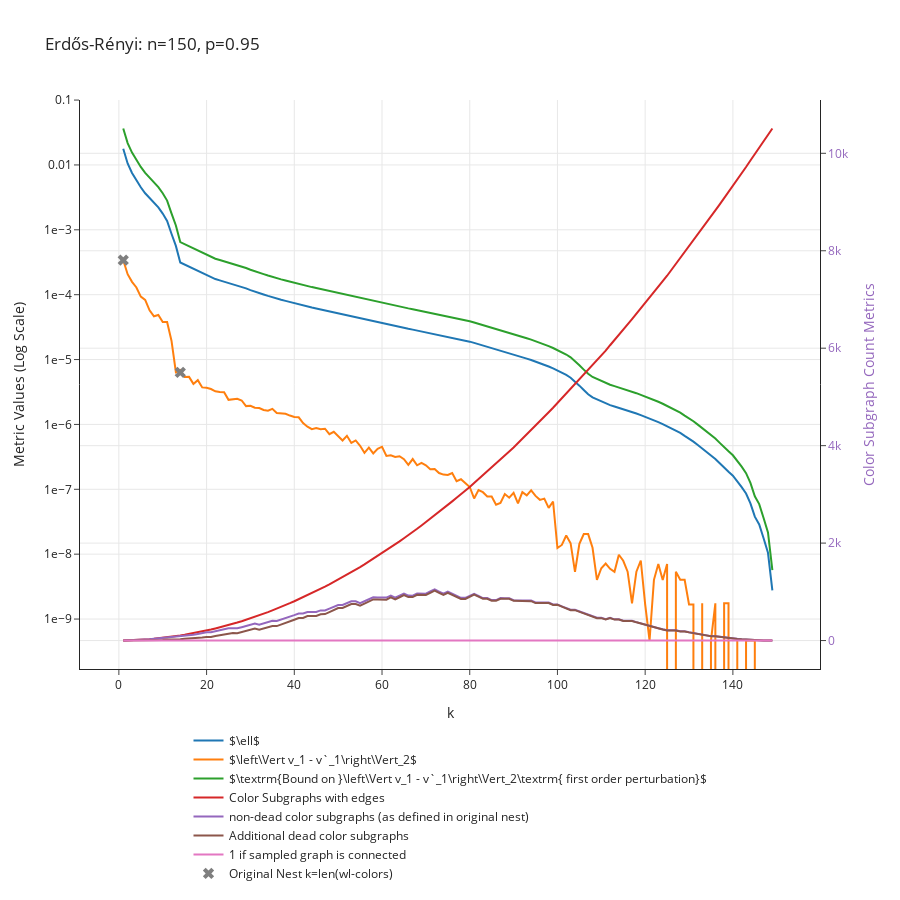

Write notebook code for a chart like this one.
### Code cell
p = 0.95
n = 150
G = nx.erdos_renyi_graph(n, p)
data_dict = get_convergence_data_of_nest(G, min_cluster_size = 1, max_k = 150)
plot_convergence_data(data_dict, f"Erdős-Rényi: n={n}, p={p}")

### Figure 1 — Plotly figure (JSON) as saved in the notebook; plotly's stock layout.template omitted (floating-point values rounded to 4 significant figures; data arrays with more than 128 entries replaced by an {"elided": "..."} marker saying what was removed)
{"data": [{"mode": "lines", "name": "$\\ell$", "type": "scatter", "x": {"elided": "149 int values"}, "y": {"elided": "149 float values"}}, {"mode": "lines", "name": "$\\left\\Vert v_1 - v`_1\\right\\Vert_2$", "type": "scatter", "x": {"elided": "149 int values"}, "y": {"elided": "149 float values"}}, {"mode": "lines", "name": "$\\textrm{Bound on }\\left\\Vert v_1 - v`_1\\right\\Vert_2\\textrm{ first order perturbation}$", "type": "scatter", "x": {"elided": "149 int values"}, "y": {"elided": "149 float values"}}, {"mode": "lines", "name": "Color Subgraphs with edges", "type": "scatter", "x": {"elided": "149 int values"}, "y": {"elided": "149 int values"}, "yaxis": "y2"}, {"mode": "lines", "name": "non-dead color subgraphs (as defined in original nest)", "type": "scatter", "x": {"elided": "149 int values"}, "y": {"elided": "149 int values"}, "yaxis": "y2"}, {"mode": "lines", "name": "Additional dead color subgraphs", "type": "scatter", "x": {"elided": "149 int values"}, "y": {"elided": "149 int values"}, "yaxis": "y2"}, {"mode": "lines", "name": "1 if sampled graph is connected", "type": "scatter", "x": {"elided": "149 int values"}, "y": {"elided": "149 int values"}, "yaxis": "y2"}, {"marker": {"size": 10, "symbol": "x"}, "mode": "markers", "name": "Original Nest k=len(wl-colors)", "type": "scatter", "x": [1, 14, 148, 150], "y": [0.0003404, 6.329e-06, 0, 0]}], "layout": {"height": 900, "hovermode": "closest", "legend": {"orientation": "h", "x": 0.5, "xanchor": "center", "y": -0.1, "yanchor": "top"}, "title": {"text": "Erdős-Rényi: n=150, p=0.95"}, "xaxis": {"title": {"text": "k"}}, "yaxis": {"exponentformat": "e", "title": {"text": "Metric Values (Log Scale)"}, "type": "log"}, "yaxis2": {"overlaying": "y", "side": "right", "tickfont": {"color": "rgba(148, 103, 189, 1)"}, "title": {"font": {"color": "rgba(148, 103, 189, 1)"}, "text": "Color Subgraph Count Metrics"}, "type": "linear"}}}
